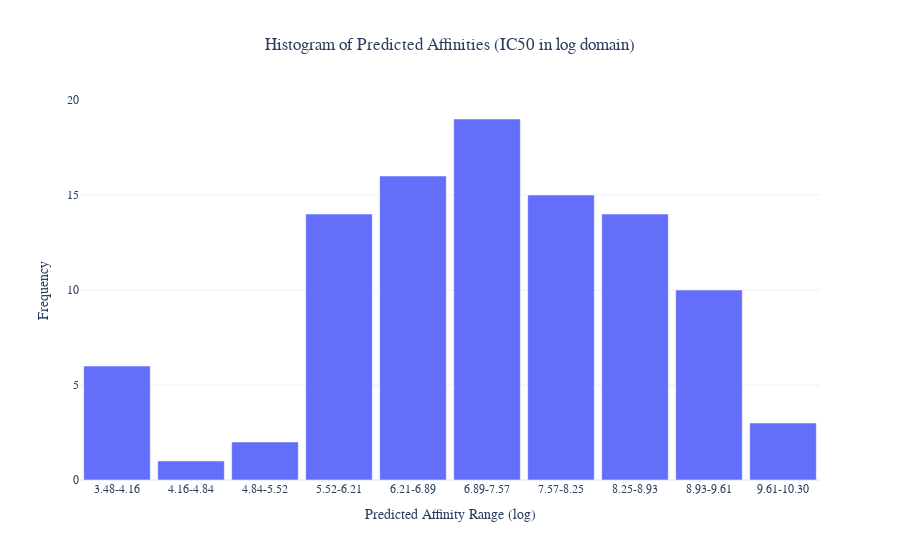

Write notebook code for a chart like this one.
### Code cell
# Log domain plot
plot_histogram_log(random_untested_smiles_list, predictions_log)

### Figure 1 — Plotly figure (JSON) as saved in the notebook; plotly's stock layout.template omitted (floating-point values rounded to 4 significant figures)
{"data": [{"alignmentgroup": "True", "customdata": [["NS(=O)(=O)c1ccc(NN=C2C(=O)Nc3ccc(cc23)N(=O)=O)cc1: 3.92<br>CNS(=O)(=O)c1ccc(Nc2nc(OCC3CCCCC3)c3[nH]cnc3n2)cc1: 3.48<br>Brc1ccc2C(=O)\\C(Nc2c1)=C1\\C(=O)Nc2cc(Br)ccc12: 3.73<br>COc1cc(F)ccc1-c1nc(Nc2cc(CS(C)(=O)=NC#N)cc(c2)S(F)(F)(F)(F)F)ncc1F: 4.11<br>C[S@](=O)(Cc1cc(Nc2ncc(F)c(n2)-c2ccc(F)cc2F)cc(c1)S(F)(F)(F)(F)F)=NC(N)=O: 4.14<br>Fc1cccc(F)c1NC(=O)Nc1c[nH]nc1-c1nc2ccc(CN3CCOCC3)cc2[nH]1: 3.70"], ["COc1ccc(Cc2nc3n(ncc3c(=O)[nH]2)-c2c(Cl)cc(Cl)cc2Cl)cc1: 4.21"], ["Fc1cc2[nH]c3c(c4C(=O)NC(=O)c4c4c5cccc6CCCn(c56)c34)c2cc1F: 4.90<br>C[S@](=N)(=O)Cc1cc(F)cc(Nc2ncc(F)c(n2)-c2ccc(F)cc2F)c1: 5.21"], ["CN(C)C(=O)c1cc2cnc(Nc3ccc(cn3)N3CC4(CCCNCC4)OC3=O)nc2n1C1CCCC1: 5.90<br>Cn1ccc2ccc3c4[nH]c5ccc(cc5c4c4C(=O)NC(=O)c4c3c12)C(F)(F)F: 6.01<br>Fc1ccc(Nc2nccc(n2)-c2c(nn3ncccc23)-c2ccc(cc2)C(F)(F)F)cc1F: 5.62<br>Fc1ccc2[nH]c3c(c4C(=O)NC(=O)c4c4c5cccc6CCCn(c56)c34)c2c1: 5.78<br>C[C@H](CO)NC1CCN(CC1)c1ccc(Nc2ncc3c4ccncc4n(C4CCCC4)c3n2)nc1: 5.98<br>C1CCC(C1)n1c2cnccc2c2cnc(Nc3ccc(nn3)-c3cccnc3)nc12: 5.76<br>CN1CCC(CC1)c1cc2c(ccnc2[nH]1)-c1cccc(NCc2c(F)cccc2F)n1: 5.82<br>OCC(O)CN1CCC(CC1)c1cc2c(ccnc2[nH]1)-c1cncc(NCc2cccnc2)n1: 5.65<br>CN1CCN(CC1)c1ccc2NC(=O)N(Cc2c1)c1csc(n1)-c1ccncc1: 5.60<br>CC(C)N1CNc2c1nc(NCCO)nc2Nc1ccccc1: 6.09<br>and more..."], ["OCCCNc1cncc(c1)-c1cnc(Nc2cccc(Cl)c2)cn1: 6.25<br>CN(C)C(=O)c1cc2cnc(Nc3ccc(cn3)N3CCN4CCC[C@@H]4C3=O)nc2n1C1CCCC1: 6.68<br>Cc1ccc2c(c(nn2n1)-c1ccccc1)-c1ccnc(Nc2cccc(c2)C(F)(F)F)n1: 6.75<br>CN1Cc2c([nH]c3nccc(-c4cc(F)c(F)cc14)c23)C1=CCN(CC1)[C@H]1CC[C@H](CC(O)=O)CC1: 6.63<br>COc1cc(Nc2ncc(Br)c(N[C@H](C)[C@H](C)O)n2)ccc1S(C)(=N)=O: 6.58<br>Oc1c(-c2csc(n2)-c2ccncc2)c(=O)[nH]c2ccccc12: 6.37<br>Cc1ccc2c(c(nn2n1)-c1ccccc1)-c1ccnc(Nc2ccccc2)n1: 6.62<br>O=C(Nc1cc(n[nH]1)[C@@H]1CCCN1)Nc1cccc2C(=O)N3CCC[C@H]3c12: 6.46<br>CN(c1ccc2c(C)n(C)nc2c1)c1ccnc(Nc2ccc(C)c(c2)S(N)(=O)=O)n1: 6.67<br>CNCCN(C)C1CCN(CC1)c1ccc(Nc2ncc3c4ccncc4n(C4CCCC4)c3n2)nn1: 6.47<br>and more..."], ["OCCNc1nc(OCC2CCCCC2)c2[nH]cnc2n1: 7.21<br>CC(C)n1cnc2c(NCc3cccc(I)c3)nc(nc12)N1CCC[C@@H]1CO: 6.89<br>C[C@H](CO)n1c2cnccc2c2cnc(Nc3ccc(nn3)N3CCNC(C)(C)C3)nc12: 7.08<br>Clc1cccc(Nc2nc(OCC3CCCCC3)c3[nH]cnc3n2)c1: 7.30<br>C[C@H](CO)n1c2cnccc2c2cnc(Nc3ccc(cn3)N3CCNC(C)(C)C3)nc12: 6.91<br>C(Nc1cccc(n1)-c1ccnc2[nH]c(cc12)C1CCNCC1)C1CCOCC1: 7.15<br>NC(=O)c1nn(c-2c1CCc1[nH]ncc-21)-c1ccc(cc1)C#N: 7.11<br>Oc1ccc2cccc(NC(=O)Nc3ccncc3)c2c1: 7.42<br>COc1ccc(cc1)-c1nc(cs1)-c1cc2ccccc2[nH]c1=O: 7.46<br>CSc1nn(-c2c(Cl)cc(cc2Cl)C(F)(F)F)c2nc(C)[nH]c(=O)c12: 7.42<br>and more..."], ["COc1ccc(F)cc1-c1ccnc2[nH]c(cc12)C1CCN(CC(=O)N(C)CCO)CC1: 8.16<br>CC1(C)CCC(CC1)n1c2cnccc2c2cnc(Nc3ccc(cn3)N3CCNCC3)nc12: 7.75<br>CN(C)C(=O)c1ccc(Nc2nc(OCC3CCCCC3)c3[nH]cnc3n2)cc1: 7.62<br>CC(C)n1cnc2c(NCc3ccccc3)nc(I)nc12: 7.84<br>C1CC2CC1CC2n1c2cnccc2c2cnc(Nc3ccc(cc3)N3CCNCC3)nc12: 7.61<br>CN1CCC(CC1)c1cc2c(ccnc2[nH]1)-c1cccc(NCCN2CCOCC2)n1: 7.73<br>COc1cc2c3cnc(Nc4ccc(cn4)N4CCNCC4)nc3n(C3CCCC3)c2nn1: 7.88<br>CC(C)n1cnc2c(NCc3ccccc3)nc(nc12)N1CCC[C@H]1CO: 7.61<br>CN1Cc2c([nH]c3nccc(-c4cc(F)ccc14)c23)C1=CCN(CC1)[C@H]1CC[C@H](CC(O)=O)CC1: 7.67<br>NC(=O)c1nn(Cc2ccccc2)c-2c1CCc1[nH]ncc-21: 7.81<br>and more..."], ["COc1ccc(F)cc1-c1ccnc2[nH]c(cc12)C1=CCN(CC(=O)N(C)C)C(C)(C)C1: 8.58<br>Brc1ccc(cc1)C(=O)Nc1cc(n[nH]1)C1CC1: 8.34<br>COc1ccc(F)cc1-c1ccnc2[nH]c(cc12)C1=C[C@H](CO)N(CC(=O)N(C)C)CC1: 8.61<br>Clc1cc2CN(Oc2c2ncccc12)C1CCN(Cc2ccc(cc2)-c2ccccc2)CC1: 8.80<br>COC(=O)c1c(O)ccc2c1oc1cccc(O)c1c2=O: 8.32<br>Cn1nc(nc1Oc1ccccc1C(=O)N1CCOCC1)[N+]([O-])=O: 8.81<br>CCNC(=S)Nc1n[nH]c2nnc(cc12)-c1ccco1: 8.54<br>COC1CC(OC)=CC(C1)=Nc1nccc(n1)-c1cnn2ncccc12: 8.91<br>Brc1cc2c(NC(=O)C3CC3)n[nH]c2nc1-c1nccs1: 8.37<br>Cc1c([nH]c2nccnc12)-c1ccc(Cl)cc1: 8.76<br>and more..."], ["COc1cc(F)ccc1-c1ccnc(NC(=O)[C@H]2CCC[C@H](C2)NC(C)=O)c1: 9.58<br>CN(C)c1cc(NC(=O)Nc2ccccc2)c2ccccc2n1: 9.56<br>Oc1ccccc1\\C=C\\C=O: 9.57<br>Oc1ccc2oc3c(CCCNC3=O)c2c1: 9.52<br>COc1ccccc1-n1nc(SC)c2c1nc(C)[nH]c2=O: 8.94<br>CC1CN(CC(C)N1)c1ccc(Nc2ncc3cc(C(=O)N(C)C)n(C4CCCC4)c3n2)nc1: 9.08<br>Fc1ccccc1-c1ccc2c(NC(=O)C3CC3)n[nH]c2c1: 9.54<br>Oc1cccc(\\C=C\\C=O)c1: 9.06<br>CCOC(=O)c1cnc(Nc2nc3ccccc3o2)nc1CN1CCN(CC1)c1ccccc1: 9.31<br>Nc1n[nH]c2nnc(-c3ccc(cc3)C(F)(F)F)c(-c3ccc(cc3)C(F)(F)F)c12: 8.94"], ["COc1ccc(F)cc1-c1ccnc2[nH]c(cc12)C1=CCN(CC(=O)OC(C)(C)C)CC1: 9.64<br>COc1ccc(F)cc1-c1ccnc2[nH]c(cc12)C1CCN(CCNC(=O)OC(C)(C)C)C1: 10.30<br>CCN(CC)CCn1nc(N)c2nc3ccccc3nc12: 9.98"]], "hovertemplate": "Affinity Range (log)=%{x}<br>Frequency=%{y}<br>Details=%{customdata[0]}<extra></extra>", "legendgroup": "", "marker": {"color": "#636efa", "pattern": {"shape": ""}}, "name": "", "offsetgroup": "", "orientation": "v", "showlegend": false, "textposition": "auto", "type": "bar", "x": ["3.48-4.16", "4.16-4.84", "4.84-5.52", "5.52-6.21", "6.21-6.89", "6.89-7.57", "7.57-8.25", "8.25-8.93", "8.93-9.61", "9.61-10.30"], "xaxis": "x", "y": [6, 1, 2, 14, 16, 19, 15, 14, 10, 3], "yaxis": "y"}], "layout": {"bargap": 0.1, "barmode": "relative", "font": {"family": "Arial", "size": 12}, "hoverlabel": {"align": "left", "font": {"size": 12}}, "legend": {"tracegroupgap": 0}, "title": {"text": "Histogram of Predicted Affinities (IC50 in log domain)", "x": 0.5, "xanchor": "center"}, "xaxis": {"anchor": "y", "domain": [0, 1], "title": {"text": "Predicted Affinity Range (log)"}}, "yaxis": {"anchor": "x", "domain": [0, 1], "title": {"text": "Frequency"}}}}
